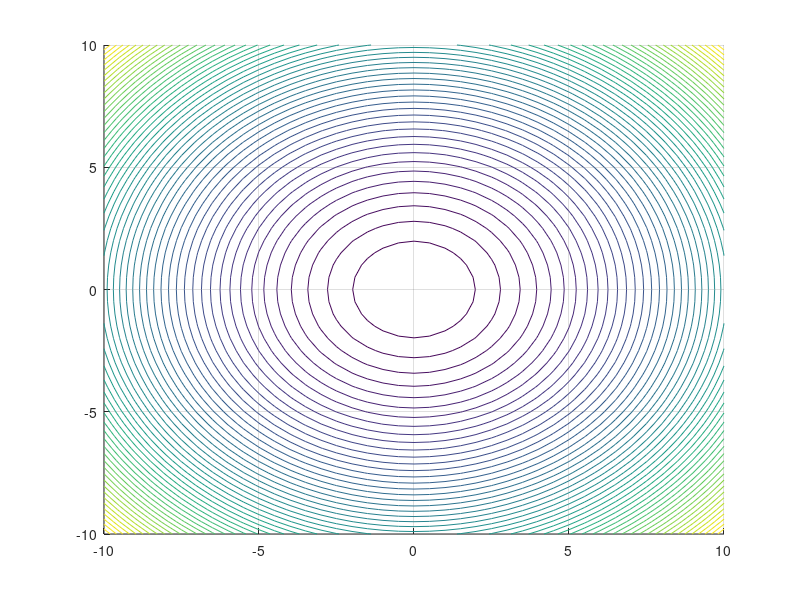

Write the MATLAB code that produced this figure. (Note: this script raises an error after producing the figure.)
% Minimize f(x) = x1 ^ 2 + x2 ^ 2 
% Subject to h(x) = x1 + x2 - 2 = 0 
% Penalty function is selected to be the quadric function
% P(x, R) = x1 ^ 2 + x2 ^ 2 + (x1 + x2 - 2) ^ 2 * miu

function EqualityConstraintPenaltyFunction
    figure(1); hold on; grid on; axis([-10 10 -10 10])
    
    miu = 1;
    epsl = 0.001;
    
    [X, Y] = meshgrid(-10:.5:10);
    
    F = X .^ 2 + Y .^ 2;
    
    contour(X, Y, F, 50, 'Color', [0.5 0.6 0.35], 'LineWIdth', 2);
    
    start_minimum = gradientDescent(@(x, miu) penaltyFunctionGradient(x, miu), miu, epsl, [-4 -8]);
        disp('Minimum: '); disp(start_minimum)
        
    dist = Inf;
    while dist >= epsl
        miu = 1 + miu * 2;
        minimum = gradientDescent(@(x, miu) penaltyFunctionGradient(x, miu), miu, epsl, start_minimum);
        dist = pdist([minimum; start_minimum], 'euclidean');
        disp('Minimum: '); disp(minimum)
        start_minimum = minimum;
    end
    
    P = X .^ 2 + Y .^ 2 + (X + Y - 2) .^ 2 .* miu;
    
    contour(X, Y, P, 50, 'Color', [0.75 0 0.9]);
    
    % plot constraint function
    x = -10:.5:10;
    y = 2 - x;
    plot(x, y, 'r')
    disp(miu)
end

function G = penaltyFunctionGradient(X, miu)
    G(1) = 2 * (miu * (X(1) + X(2) - 2) + X(1));
    G(2) = 2 * (miu * (X(1) + X(2) - 2) + X(2));
end

function localMinimum = gradientDescent(objFunction, miu, epsl, start_point)
    previous_point = start_point;
    next_point = start_point;
    delta = Inf;
    
    while delta >= epsl
        next_point = previous_point - (epsl / 10) .* objFunction(previous_point, miu);
        delta = pdist([next_point; previous_point], 'euclidean');
        
        plot([previous_point(1), next_point(1)], [previous_point(2), next_point(2)],'r', ...
            [previous_point(1), next_point(1)], [previous_point(2), next_point(2)],'ro')
        
        previous_point = next_point;
    end
    localMinimum = next_point;
end














